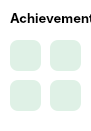
   <widget class="QFrame" name="frame_4">
    <property name="geometry">
     <rect>
      <x>790</x>
      <y>40</y>
      <width>91</width>
      <height>131</height>
     </rect>
    </property>
    <property name="styleSheet">
     <string notr="true">QFrame {
    background: white;
    border-radius: 16px;
}</string>
    </property>
    <property name="frameShape">
     <enum>QFrame::StyledPanel</enum>
    </property>
    <property name="frameShadow">
     <enum>QFrame::Raised</enum>
    </property>
    <widget class="QLabel" name="label_14">
     <property name="geometry">
      <rect>
       <x>10</x>
       <y>10</y>
       <width>81</width>
       <height>16</height>
      </rect>
     </property>
     <property name="font">
      <font>
       <family>Inter</family>
       <pointsize>10</pointsize>
       <weight>75</weight>
       <bold>true</bold>
      </font>
     </property>
     <property name="text">
      <string>Achievements</string>
     </property>
    </widget>
    <widget class="QLabel" name="label_17">
     <property name="geometry">
      <rect>
       <x>10</x>
       <y>40</y>
       <width>31</width>
       <height>31</height>
      </rect>
     </property>
     <property name="font">
      <font>
       <pointsize>-1</pointsize>
       <weight>87</weight>
       <bold>true</bold>
      </font>
     </property>
     <property name="styleSheet">
      <string notr="true">QLabel{
    background: #dff1e6;
    color: #22c55e;
    border-radius: 8px;
    font-size: 8px;
    font-weight: 700;
    padding: 4px 10px;
}</string>
     </property>
     <property name="text">
      <string/>
     </property>
     <property name="alignment">
      <set>Qt::AlignCenter</set>
     </property>
    </widget>
    <widget class="QLabel" name="label_18">
     <property name="geometry">
      <rect>
       <x>50</x>
       <y>40</y>
       <width>31</width>
       <height>31</height>
      </rect>
     </property>
     <property name="font">
      <font>
       <pointsize>-1</pointsize>
       <weight>87</weight>
       <bold>true</bold>
      </font>
     </property>
     <property name="styleSheet">
      <string notr="true">QLabel{
    background: #dff1e6;
    color: #22c55e;
    border-radius: 8px;
    font-size: 8px;
    font-weight: 700;
    padding: 4px 10px;
}</string>
     </property>
     <property name="text">
      <string/>
     </property>
     <property name="alignment">
      <set>Qt::AlignCenter</set>
     </property>
    </widget>
    <widget class="QLabel" name="label_19">
     <property name="geometry">
      <rect>
       <x>10</x>
       <y>80</y>
       <width>31</width>
       <height>31</height>
      </rect>
     </property>
     <property name="font">
      <font>
       <pointsize>-1</pointsize>
       <weight>87</weight>
       <bold>true</bold>
      </font>
     </property>
     <property name="styleSheet">
      <string notr="true">QLabel{
    background: #dff1e6;
    color: #22c55e;
    border-radius: 8px;
    font-size: 8px;
    font-weight: 700;
    padding: 4px 10px;
}</string>
     </property>
     <property name="text">
      <string/>
     </property>
     <property name="alignment">
      <set>Qt::AlignCenter</set>
     </property>
    </widget>
    <widget class="QLabel" name="label_20">
     <property name="geometry">
      <rect>
       <x>50</x>
       <y>80</y>
       <width>31</width>
       <height>31</height>
      </rect>
     </property>
     <property name="font">
      <font>
       <pointsize>-1</pointsize>
       <weight>87</weight>
       <bold>true</bold>
      </font>
     </property>
     <property name="styleSheet">
      <string notr="true">QLabel{
    background: #dff1e6;
    color: #22c55e;
    border-radius: 8px;
    font-size: 8px;
    font-weight: 700;
    padding: 4px 10px;
}</string>
     </property>
     <property name="text">
      <string/>
     </property>
     <property name="alignment">
      <set>Qt::AlignCenter</set>
     </property>
    </widget>
   </widget>
